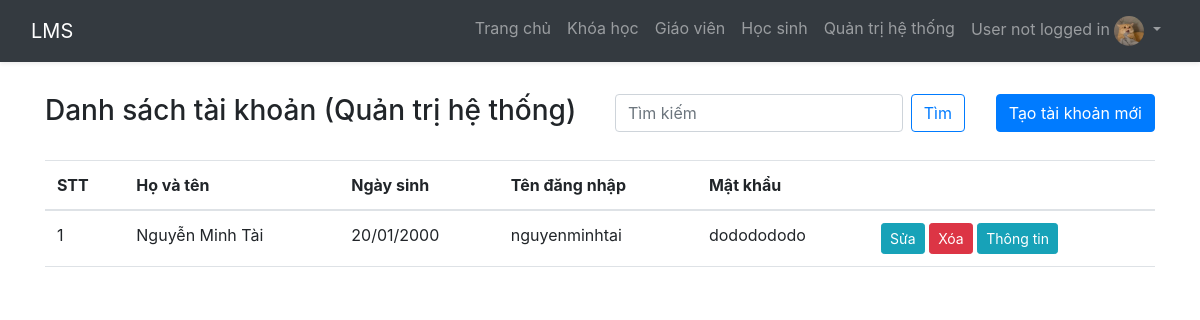
/admin/admin.php, run on the app's committed database.
### tables this page shows
CREATE TABLE user_account
(
    account_id BIGINT PRIMARY KEY NOT NULL AUTO_INCREMENT,
    username VARCHAR(255) NOT NULL,
    password VARCHAR(255) NOT NULL,
    user_id BIGINT NOT NULL
);

CREATE TABLE user
(
    user_id BIGINT PRIMARY KEY NOT NULL AUTO_INCREMENT,
    full_name VARCHAR(50) NOT NULL,
    date_of_birth DATE NOT NULL ,
    gender CHAR(1) NOT NULL,
    address VARCHAR(255) NOT NULL,
    phone VARCHAR(15) NOT NULL,
    email VARCHAR(255) NOT NULL,
    citizen_id VARCHAR(15) NOT NULL
);

### admin/admin.php (the view, shortened to what this page needs)
<?php
include("layout.php");
include_once('../config/connect.php');
$sql_admin_account = "SELECT * FROM user_account ua
INNER JOIN user us ON ua.user_id = us.user_id
INNER JOIN user_role ur ON us.user_id = ur.user_id
WHERE ur.role_id = 3";
$result_admin_account = mysqli_query($dbconnect, $sql_admin_account);
?>
<!DOCTYPE html>
<html lang="en">
<head>
    <link rel="stylesheet" href="https://stackpath.bootstrapcdn.com/bootstrap/4.5.2/css/bootstrap.min.css" />
</head>
<body>
    <div class="container mt-4">
        <div class="row">
            <div class="col-md-6">
                <h3>Danh sách tài khoản (Quản trị hệ thống)</h3>
            </div>
            <div class="col-md-4">
            <form class="d-flex" action="acc_find.php" method="GET">
                <input class="form-control me-2" type="search" placeholder="Tìm kiếm" aria-label="Tìm kiếm" name="tukhoa"value="">
            <button class="btn btn-outline-primary" type="submit" name="timkiem" value="find">Tìm</button>
            </form>
            </div>
            <div class="col-md-2 text-right">
                <a class="btn btn-primary" type="button" href="acc_add.php?role_id=3&role_name=admin"> Tạo tài khoản mới </a>
            </div>
        </div>
        <div class="row mt-4">
            <div class="col-md-12">
                <table class="table">
                    <thead>
                        <tr>
                            <th>STT</th>
                            <th>Họ và tên</th>
                            <th>Ngày sinh</th>
                            <th>Tên đăng nhập</th>
                            <th>Mật khẩu</th>
                            <th></th>
                        </tr>
                    </thead>
                    <tbody>
                        <?php
                        $i = 0;
                        while ($row_admin_account = mysqli_fetch_array($result_admin_account)) {
                        ?>
                            <tr>
                                <td><?php $i++;
                                    echo $i ?></td>
                                <td><?php echo $row_admin_account['full_name'] ?></td>
                                <td><?php echo date('d/m/Y', strtotime($row_admin_account['date_of_birth'])); ?></td>
                                <td><?php echo $row_admin_account['username'] ?></td>
                                <td><?php echo $row_admin_account['password'] ?></td>
                                <td>
                                    <a class="btn btn-info btn-sm" href="acc_edit.php?user_id=<?php echo $row_admin_account['user_id']; ?>&role_id=3&role_name=admin">Sửa</a>
                                    <a class="btn btn-danger btn-sm" onclick="return Del('<?php echo $row_admin_account['full_name']; ?>')" href="pross/delete.php?user_id=<?php echo $row_admin_account['user_id']; ?>&role_id=3">Xóa</a>
                                    <a class="btn btn-info btn-sm" href="acc_view.php?user_id=<?php echo $row_admin_account['user_id'];?>&role_id=3&role_name=admin">Thông tin</a>
                                </td>
                            </tr>
                        <?php
                        }
                        ?>
                    </tbody>
                </table>
            </div>
        </div>
    </div>
</body>
</html>

### admin/layout.php (style rules this page uses)
body { padding-top: 70px; }

### data on the page
user_account: user.full_name "Nguyễn Minh Tài", user.date_of_birth "20/01/2000", username "nguyenminhtai", password "dododododo"

### other printed values
$username_now "User not logged in"
